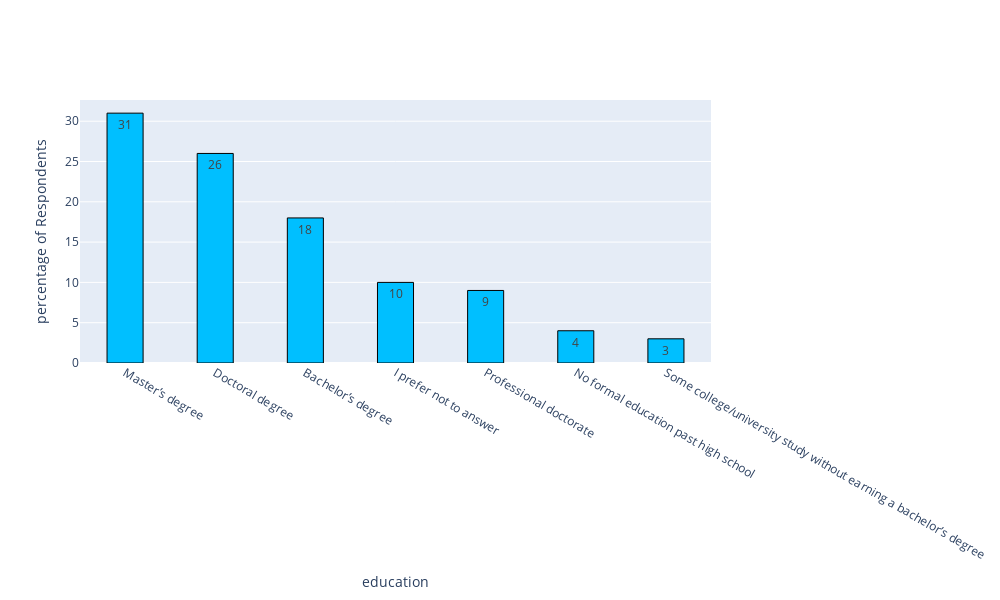

Here is the notebook cell this chart was saved with:
### Markdown cell above
# 4.  Education qualification of older people

### Code cell
education=round(aged_70_22['Q8'].value_counts(normalize=True)*100)

x=education.index
y=education.values
fig = go.Figure([go.Bar(x=x, y=y ,text=y , width=0.4,
            textposition='auto',
            marker=dict(color='deepskyblue'))])
fig.data[0].marker.line.width = 1
fig.data[0].marker.line.color = "black"
fig.update_layout(yaxis=dict(title='percentage of Respondents'),width=1000,height=600,
                  
                  xaxis=dict(title='education'))
fig.show()

### Figure 1 — Plotly figure (JSON) as saved in the notebook; plotly's stock layout.template omitted (floating-point values rounded to 4 significant figures)
{"data": [{"marker": {"color": "deepskyblue", "line": {"color": "black", "width": 1}}, "text": [31.0, 26.0, 18.0, 10.0, 9.0, 4.0, 3.0], "textposition": "auto", "type": "bar", "width": 0.4, "x": ["Master’s degree", "Doctoral degree", "Bachelor’s degree", "I prefer not to answer", "Professional doctorate", "No formal education past high school", "Some college/university study without earning a bachelor’s degree"], "y": [31.0, 26.0, 18.0, 10.0, 9.0, 4.0, 3.0]}], "layout": {"height": 600, "width": 1000, "xaxis": {"title": {"text": "education"}}, "yaxis": {"title": {"text": "percentage of Respondents"}}}}
